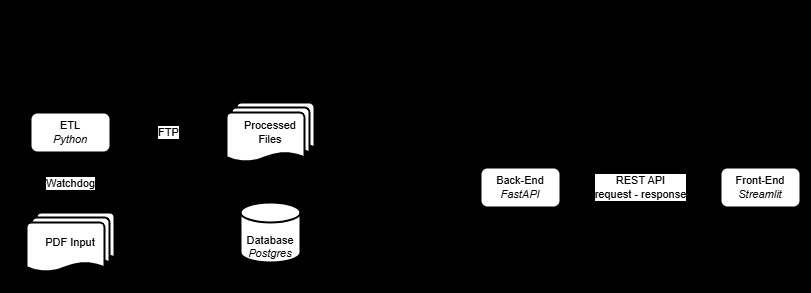
#> input picture arch.png, 811 x 293 px
$ python -i image_processing.py   (imports and definitions only)
#> lines starting #> are read from the running program, lines starting #| are printed output that depends on the picture; after the words box and inside, x2 and y2 are one past the last pixel; in counts of white or black regions, pixels touching at a corner belong together
#> further down, picture is the input picture: shape (293, 811, 3); min 0, max 255, mean 22.8
from pdf2image import convert_from_path
import cv2
import numpy as np
from PIL import Image

POPPLER_PATH = r'C:\Users\MuhammadNAAL\AppData\Local\Programs\poppler-24.08.0\Library\bin'
COLOR_CODE = {
    'r': (255,0,0),
    'g': (0,255,0),
    'b': (0,0,255),
    'w': (255,255,255),
    '0': (0,0,0)
}

def pdf_to_image(filename: str):
    """Wrapper function for converting PDF to Pillow Image"""
    print('converting pdf to image')
    return convert_from_path(pdf_path=filename, poppler_path=POPPLER_PATH)

def _sort_contours(contours):
    boundingBoxes = [cv2.boundingRect(c) for c in contours]
    # centers = [ ( x + int(0.5*w), y + int(0.5*h) ) for x, y, w, h in boundingBoxes ]
    contours, boundingBoxes = zip(*sorted(zip(contours, boundingBoxes), key=lambda b: 10*b[1][0] + b[1][1]))

    return contours

def _draw_contours(base_image, output_image=None, line_color='r', line_width=1, min_w=0, min_h=0, min_area=0, is_numbered=False):
    if output_image is None:
        output_image = base_image.copy()

    contours, _ = cv2.findContours(base_image, cv2.RETR_EXTERNAL, cv2.CHAIN_APPROX_SIMPLE) # Contours
    contours = _sort_contours(contours)

    for i, cnt in enumerate(contours):
        x,y,w,h = cv2.boundingRect(cnt)
        if w > min_w and h > min_h and w*h > min_area: # Filter out small contours
            output_image = cv2.rectangle(output_image, (x,y), (x+w,y+h), COLOR_CODE[line_color], line_width)
        if is_numbered:
            output_image = _contour_numbering(output_image, cnt, i)

    return output_image, contours

def _contour_numbering(image, cnt, i):
    # compute the center of the contour area
    M = cv2.moments(cnt)
    cX = int(M["m10"] / M["m00"])
    cY = int(M["m01"] / M["m00"])

    # draw the countour number on the image
    cv2.putText(image, "#{}".format(i + 1), (cX - 20, cY), cv2.FONT_HERSHEY_SIMPLEX,
        1.0, (0, 0, 255), 2)

    return image

def layouting(image):
    """Enhance the image for better OCR accuracy."""
    print('preprocessing image')

    image = np.array(image) # Convert PIL image to NumPy array
    gray = cv2.cvtColor(image, cv2.COLOR_BGR2GRAY) # Convert to grayscale
    _, thresh = cv2.threshold(gray, 230, 255, cv2.THRESH_BINARY_INV) # Binarization
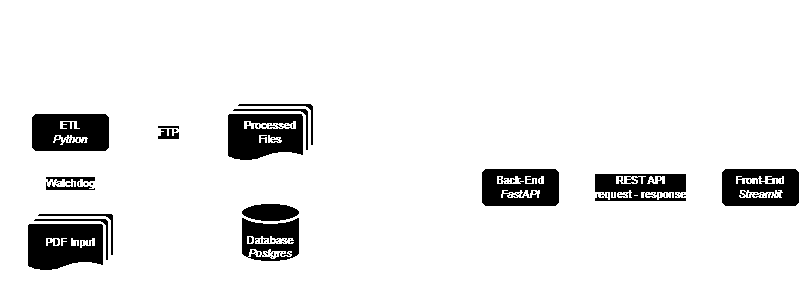
#> thresh: shape (293, 811); 92.1% white; 101 black regions (86 under 20 px), largest, box (x1, y1, x2, y2) and area: (28, 224, 103, 270) 2886, (228, 114, 303, 160) 2726, (32, 114, 109, 151) 2560

    kernel = np.ones((7,7))
    dilated = cv2.dilate(thresh, kernel, iterations = 5) # Dilation
#> dilated: shape (293, 811); every value is 255

    print('detecting contour')
    temp, _ = _draw_contours(dilated, line_color='w', line_width=-1) # First Contour
#> in _draw_contours, `contours, _ = cv2.findContours(base_image, cv2.RETR_EXTERNAL, cv2.CHAI..`: contours = [[[0, 0], [0, 292], [810, 292], [810, 0]]]
#> in _sort_contours, `boundingBoxes = [cv2.boundingRect(c) for c in contours]`: boundingBoxes = [(0, 0, 811, 293)]
#> in _sort_contours, `contours, boundingBoxes = zip(*sorted(zip(contours, boundingBoxes), ke..`: contours = ([[0, 0], [0, 292], [810, 292], [810, 0]],); boundingBoxes = ((0, 0, 811, 293),)
#> in _draw_contours, `contours = _sort_contours(contours)`: contours = ([[0, 0], [0, 292], [810, 292], [810, 0]],)
#> the loop in _draw_contours, `for i, cnt in enumerate(contours):` made 1 pass
#> (cnt, x, y, w, h) on pass 1: ([[0, 0], [0, 292], [810, 292], [810, 0]], 0, 0, 811, 293)
    final, contours = _draw_contours(temp, output_image=gray.copy(), line_color='0', line_width=2) #Second Contour
#> the loop in _draw_contours (call 2), `for i, cnt in enumerate(contours):` made 1 pass
#> contours = ([[0, 0], [0, 292], [810, 292], [810, 0]],)

    _, result = cv2.threshold(final, 230, 255, cv2.THRESH_BINARY) # Binarization
    segments = [ result[y:y+h, x:x+w] for x, y, w, h in [ cv2.boundingRect(cnt) for cnt in contours ] ] # Mutilate the result image into segments
#> segments = 1 item

    return { 'full': result, 'segments': segments }

def image_clipping(image):
    print('preprocessing image')

    image = np.array(image) # Convert PIL image to NumPy array
    gray = cv2.cvtColor(image, cv2.COLOR_BGR2GRAY) # Convert to grayscale
    _, thresh = cv2.threshold(gray, 230, 255, cv2.THRESH_BINARY_INV) # Binarization

    # kernel = np.ones((5,5))
    # dilated = cv2.dilate(thresh, kernel, iterations = 1) # Dilation

    print('detecting contour')
    tmp, _ = _draw_contours(thresh, line_color='w', line_width=-1, min_h=50, min_area=5100) # First Contour
    final, contours = _draw_contours(tmp, output_image=image.copy(), line_color='r', line_width=2, min_h=50, min_area=5100) # Second Contour

    result = final
    clips = [ image[y:y+h, x:x+w] for x, y, w, h in [ cv2.boundingRect(cnt) for cnt in contours ] if h > 50 and w*h > 5100 ] # Mutilate the result image into segments

    return clips


# [16 lines not run here, left out]

>>> import cv2
>>> picture = cv2.imread('../../arch.png')
>>> result = layouting(picture)
#> result = 2 items
